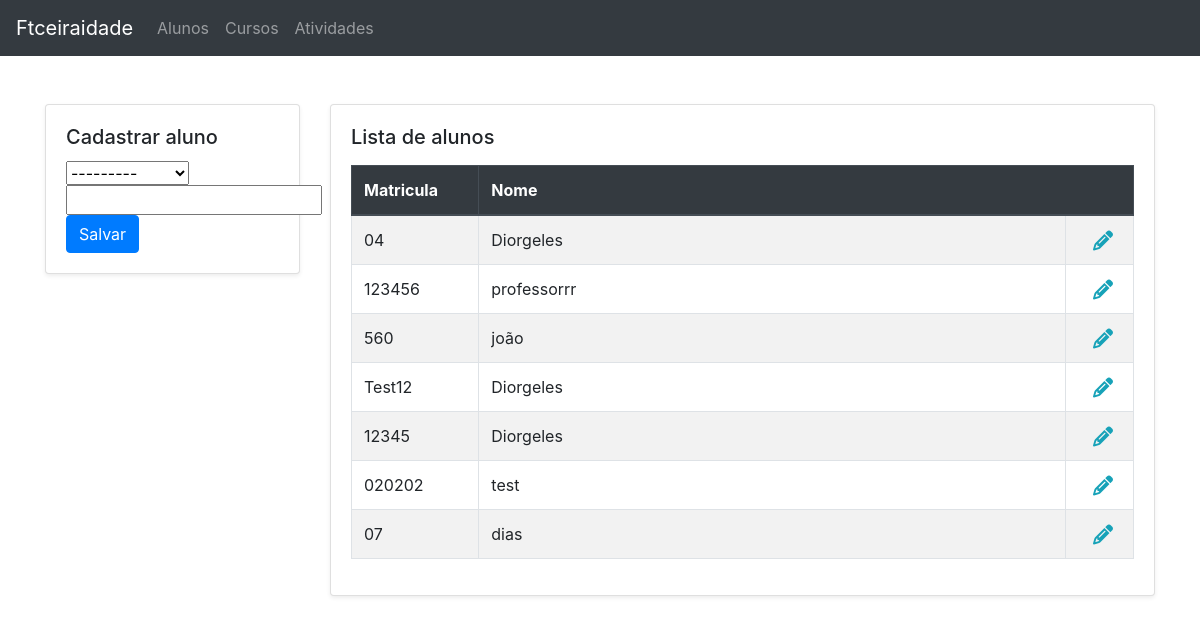
Before: /alunos with the older database file.
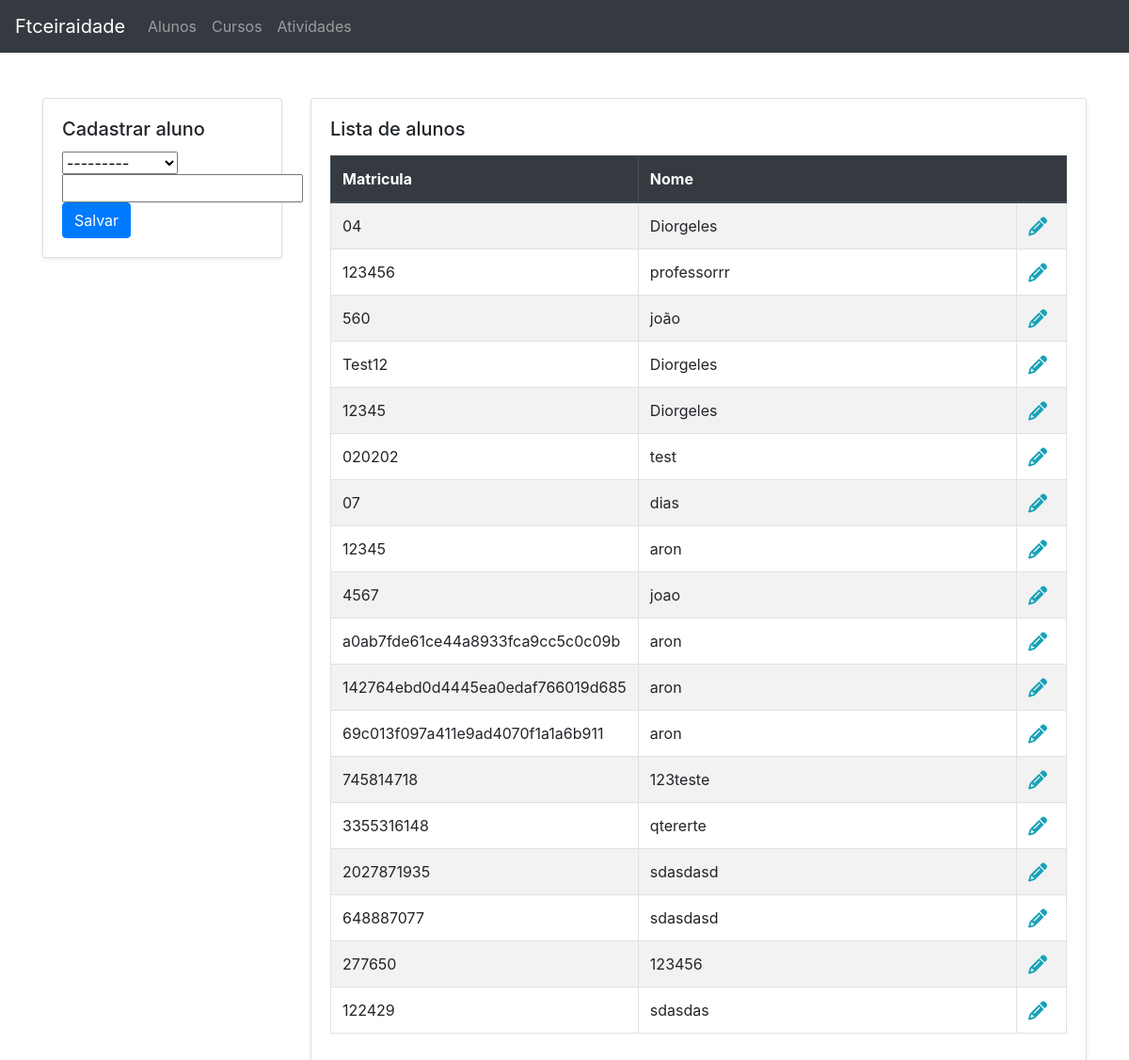
After: the same page with the newer database file.
### core/models.py (models this page shows, shortened)
class Students(SoftDeletableModel, TimeStampedModel):
    user = models.ForeignKey(User, on_delete=models.CASCADE)
    subscription = models.CharField(max_length=8, editable=False)
    name = models.CharField('Nome', max_length=100)
    class Meta:
        verbose_name = 'Estudante'
        verbose_name_plural = 'Estudantes'

### core/views.py (the view)
# urls.py: path('alunos', students, name='students'),
def students(request):
    template_name = 'student.html'
    form = StudentsForm(request.POST or None)
    students = Students.objects.all()
    if request.method == 'POST':
        if form.is_valid():
            form.save()
            return redirect('students')
    return render(request, template_name, locals())

### core/forms.py
class StudentsForm(forms.ModelForm):
    class Meta:
        model = Students
        fields = '__all__'

### core/templates/student.html (shortened to what this page needs)
{% extends "base_add_list.html" %}
{% load bootstrap %}
{% block insert_title %}Cadastrar aluno{% endblock insert_title %}
{% block insert_data %}
<form action="
    {% if studentId %}
        {% url 'student' studentId %}
    {% else %}
        {% url 'students' %}
    {% endif %}" method="POST">
    {{ form.user|bootstrap }}
    {{ form.name|bootstrap }}
    <button type="submit" class="btn btn-primary" name='SAVE'>{% if studentId %}Atualizar{% else %}Salvar{% endif %}</button>
</form>
{% endblock insert_data %}
{% block list_title %}Lista de alunos{% endblock list_title %}
{% block list_columns %}
<tr>
    <th>Matricula</th>
    <th colspan='2'>Nome</th>
</tr>
{% endblock list_columns %}
{% block list_data %}
{% for student in students %}
<tr>
    <td>{{ student.subscription }}</td>
    <td class='w-75'>{{ student.name }}</td>
    <td class='text-right'>
        <a href="{% url 'student' student.id %}" class='pr-2'>
            <i class="fa fa-pencil fa-lg text-info"></i>
        </a>
    </td>
</tr>
{% empty %}
<tr>
    <td colspan='2' class='text-center'>Ainda não existe alunos cadastrados</td>
</tr>
{% endfor %}
{% endblock list_data %}

Changed rows visible on the page:
added Students: subscription "12345", name "aron"
added Students: subscription "4567", name "joao"
added Students: subscription "a0ab7fde61ce44a8933fca9cc5c0c09b", name "aron"
added Students: subscription "142764ebd0d4445ea0edaf766019d685", name "aron"
added Students: subscription "69c013f097a411e9ad4070f1a1a6b911", name "aron"
added Students: subscription "745814718", name "123teste"
added Students: subscription "3355316148", name "qtererte"
added Students: subscription "2027871935", name "sdasdasd"
added Students: subscription "648887077", name "sdasdasd"
added Students: subscription "277650", name "123456"
added Students: subscription "122429", name "sdasdas"
